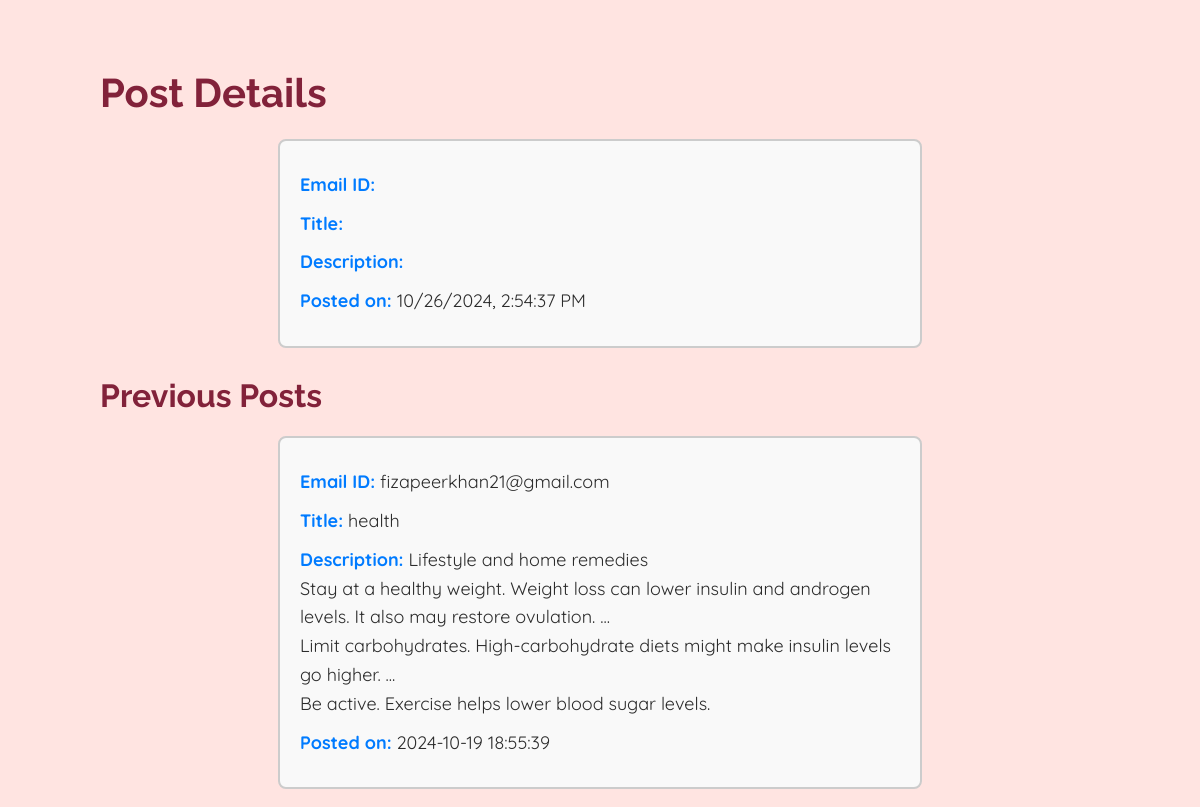
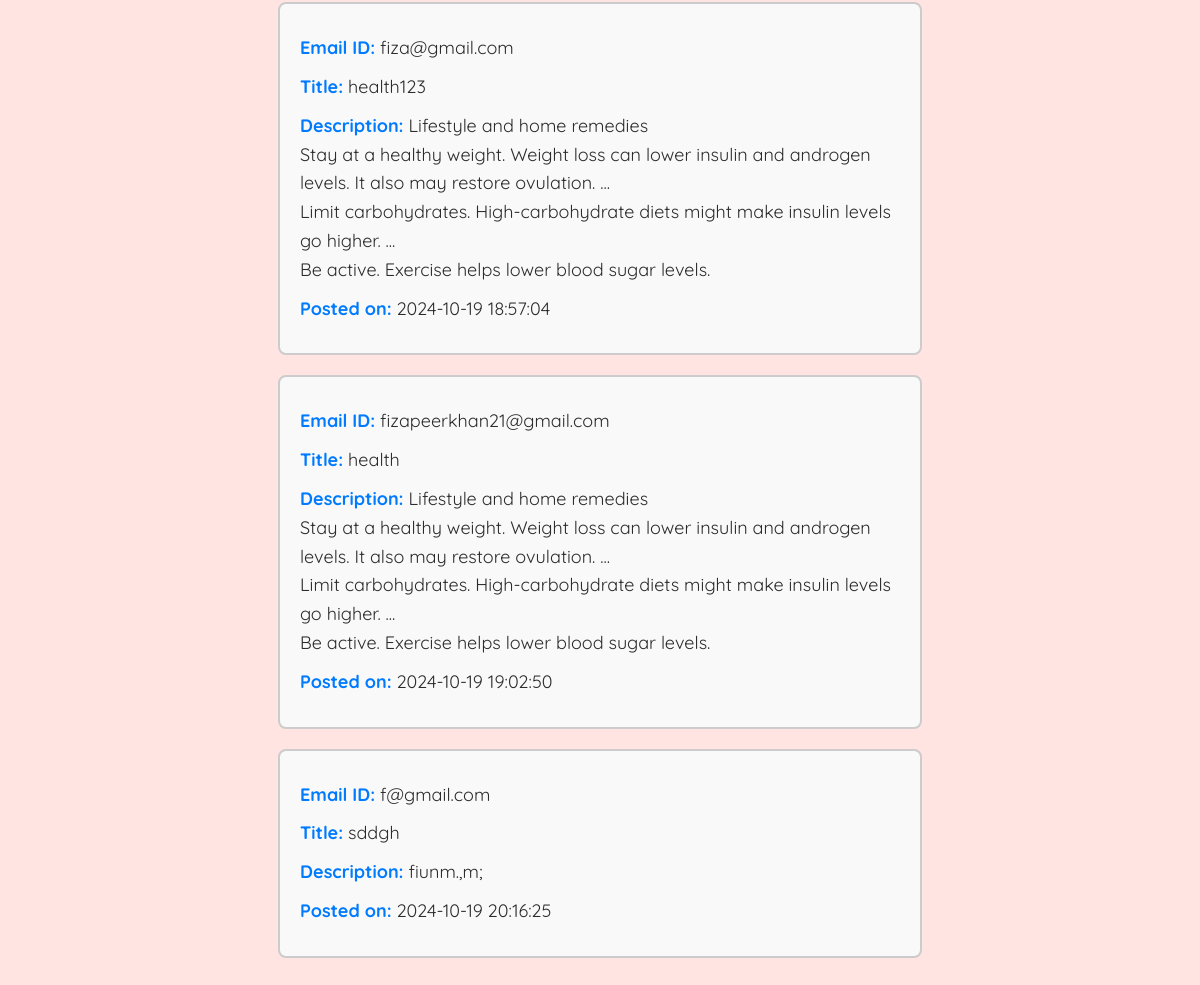
The app's page /displayforum.php with its own data (2 pictures, top to bottom).
### tables this page shows
CREATE TABLE `forum` (
  `id` int(11) NOT NULL AUTO_INCREMENT,
  `email` varchar(50) NOT NULL,
  `title` varchar(100) NOT NULL,
  `description` varchar(500) NOT NULL,
  `timestamp` timestamp NOT NULL DEFAULT current_timestamp() ON UPDATE current_timestamp(),
  PRIMARY KEY (`id`)
);

### displayforum.php (the view, shortened to what this page needs)
<!DOCTYPE html>
<html lang="en">
<head>
    <link rel="stylesheet" href="forum-styles.css">
</head>
<body>
    <div class="main-content">
        <h1>Post Details</h1>
        <div class="post-details">
            <p><strong>Email ID:</strong> <span id="email-display"></span></p>
            <p><strong>Title:</strong> <span id="title-display"></span></p>
            <p><strong>Description:</strong> <span id="description-display"></span></p>
            <p><strong>Posted on:</strong> <span id="time-display"></span></p>
        </div>
        <h2>Previous Posts</h2>
        <div id="previous-posts">
            <?php
            $host = "localhost";
            $dbname = "test_db";
            $username = "root";
            $password = "";
            try {
                $conn = new PDO("mysql:host=$host;dbname=$dbname", $username, $password);
                $conn->setAttribute(PDO::ATTR_ERRMODE, PDO::ERRMODE_EXCEPTION);
                $stmt = $conn->prepare("SELECT email, title, description, timestamp FROM forum ORDER BY timestamp");
                $stmt->execute();
                while ($row = $stmt->fetch(PDO::FETCH_ASSOC)) {
                    echo "<div class='post-details'>";
                    echo "<p><strong>Email ID:</strong> " . htmlspecialchars($row['email']) . "</p>";
                    echo "<p><strong>Title:</strong> " . htmlspecialchars($row['title']) . "</p>";
                    echo "<p><strong>Description:</strong> " . nl2br(htmlspecialchars($row['description'])) . "</p>";
                    echo "<p><strong>Posted on:</strong> " . htmlspecialchars($row['timestamp']) . "</p>";
                    echo "</div>";
                }
            } catch (PDOException $e) {
                echo "Error: " . $e->getMessage();
            }
            ?>
        </div>
    </div>
</body>
</html>

### forum-styles.css (style rules this page uses)
body { font-family: 'Quicksand', sans-serif; margin: 0; padding: 0; background-color: #FFE4E1; color: #333; }
.main-content { padding: 40px 20px; max-width: 1000px; margin: 0 auto; color: #2c2c2c; }
h1 { font-family: 'Raleway', serif; font-size: 2.5rem; color: #82223a; margin-bottom: 20px; line-height: 1.3; }
h2 { font-family: 'Raleway', serif; font-size: 2rem; color: #82223a; margin-bottom: 20px; line-height: 1.3; }
p { margin-bottom: 20px; line-height: 1.6; }

### displayforum.php (style rules this page uses)
.post-details { border: 2px solid #ccc; border-radius: 8px; padding: 20px; background-color: #f9f9f9; max-width: 600px; margin: 20px auto; }
.post-details p { margin: 10px 0; font-size: 18px; }
.post-details strong { color: #007bff; }

### records on screen
forum: email "fizapeerkhan21@gmail.com", title "health", description "Lifestyle and home remedies Stay at a healthy weight. Weight loss can lower insulin and androgen levels. It also may restore ovulation. ... Limit carbohydrates. High-carbohydrate diets might make insulin levels go higher. ... Be active. Exercise helps lower blood sugar levels.", timestamp "2024-10-19 18:55:39"
forum: email "fiza@gmail.com", title "health123", description "Lifestyle and home remedies Stay at a healthy weight. Weight loss can lower insulin and androgen levels. It also may restore ovulation. ... Limit carbohydrates. High-carbohydrate diets might make insulin levels go higher. ... Be active. Exercise helps lower blood sugar levels.", timestamp "2024-10-19 18:57:04"
forum: email "fizapeerkhan21@gmail.com", title "health", description "Lifestyle and home remedies Stay at a healthy weight. Weight loss can lower insulin and androgen levels. It also may restore ovulation. ... Limit carbohydrates. High-carbohydrate diets might make insulin levels go higher. ... Be active. Exercise helps lower blood sugar levels.", timestamp "2024-10-19 19:02:50"
forum: email "f@gmail.com", title "sddgh", description "fiunm.,m;", timestamp "2024-10-19 20:16:25"
